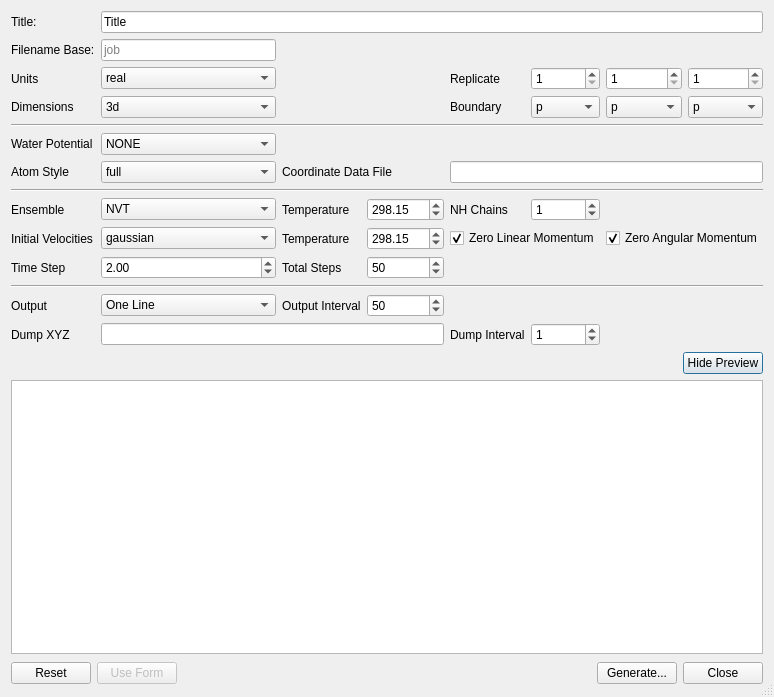
<?xml version="1.0" encoding="UTF-8"?>
<ui version="4.0">
 <class>LammpsInputDialog</class>
 <widget class="QDialog" name="LammpsInputDialog">
  <property name="geometry">
   <rect>
    <x>0</x>
    <y>0</y>
    <width>774</width>
    <height>697</height>
   </rect>
  </property>
  <property name="sizePolicy">
   <sizepolicy hsizetype="Expanding" vsizetype="Expanding">
    <horstretch>0</horstretch>
    <verstretch>0</verstretch>
   </sizepolicy>
  </property>
  <property name="windowTitle">
   <string>LAMMPS Input</string>
  </property>
  <property name="sizeGripEnabled">
   <bool>true</bool>
  </property>
  <layout class="QVBoxLayout" name="verticalLayout">
   <property name="sizeConstraint">
    <enum>QLayout::SetNoConstraint</enum>
   </property>
   <item>
    <layout class="QGridLayout" name="gridLayout">
     <property name="sizeConstraint">
      <enum>QLayout::SetDefaultConstraint</enum>
     </property>
     <item row="0" column="0">
      <widget class="QLabel" name="label_7">
       <property name="toolTip">
        <string>Input file comments</string>
       </property>
       <property name="text">
        <string>Title:</string>
       </property>
       <property name="buddy">
        <cstring>titleLine</cstring>
       </property>
      </widget>
     </item>
     <item row="0" column="1" colspan="7">
      <widget class="QLineEdit" name="titleLine">
       <property name="toolTip">
        <string>Input file comments</string>
       </property>
       <property name="text">
        <string>Title</string>
       </property>
      </widget>
     </item>
     <item row="1" column="0">
      <widget class="QLabel" name="label_12">
       <property name="text">
        <string>Filename Base:</string>
       </property>
      </widget>
     </item>
     <item row="1" column="1">
      <widget class="QLineEdit" name="baseNameEdit">
       <property name="text">
        <string/>
       </property>
       <property name="placeholderText">
        <string>job</string>
       </property>
      </widget>
     </item>
     <item row="2" column="0">
      <widget class="QLabel" name="label_units">
       <property name="toolTip">
        <string>Select the unit style to be used during the simulation.</string>
       </property>
       <property name="whatsThis">
        <string>&lt;!DOCTYPE HTML PUBLIC &quot;-//W3C//DTD HTML 4.0//EN&quot; &quot;http://www.w3.org/TR/REC-html40/strict.dtd&quot;&gt;
&lt;html&gt;&lt;head&gt;&lt;meta name=&quot;qrichtext&quot; content=&quot;1&quot; /&gt;&lt;style type=&quot;text/css&quot;&gt;
p, li { white-space: pre-wrap; }
&lt;/style&gt;&lt;/head&gt;&lt;body style=&quot; font-family:'Sans Serif'; font-size:10pt; font-weight:400; font-style:normal;&quot;&gt;
&lt;p style=&quot; margin-top:0px; margin-bottom:0px; margin-left:0px; margin-right:0px; -qt-block-indent:0; text-indent:0px;&quot;&gt;&lt;a href=&quot;http://lammps.sandia.gov/doc/units.html&quot;&gt;&lt;span style=&quot; text-decoration: underline; color:#0057ae;&quot;&gt;http://lammps.sandia.gov/doc/units.html&lt;/span&gt;&lt;/a&gt;&lt;/p&gt;&lt;/body&gt;&lt;/html&gt;</string>
       </property>
       <property name="text">
        <string>Units</string>
       </property>
       <property name="buddy">
        <cstring>unitsCombo</cstring>
       </property>
      </widget>
     </item>
     <item row="2" column="1">
      <widget class="QComboBox" name="unitsCombo">
       <property name="toolTip">
        <string>Select the unit style to be used during the simulation.</string>
       </property>
       <property name="whatsThis">
        <string>&lt;!DOCTYPE HTML PUBLIC &quot;-//W3C//DTD HTML 4.0//EN&quot; &quot;http://www.w3.org/TR/REC-html40/strict.dtd&quot;&gt;
&lt;html&gt;&lt;head&gt;&lt;meta name=&quot;qrichtext&quot; content=&quot;1&quot; /&gt;&lt;style type=&quot;text/css&quot;&gt;
p, li { white-space: pre-wrap; }
&lt;/style&gt;&lt;/head&gt;&lt;body style=&quot; font-family:'Sans Serif'; font-size:10pt; font-weight:400; font-style:normal;&quot;&gt;
&lt;p style=&quot; margin-top:0px; margin-bottom:0px; margin-left:0px; margin-right:0px; -qt-block-indent:0; text-indent:0px;&quot;&gt;&lt;a href=&quot;http://lammps.sandia.gov/doc/units.html&quot;&gt;&lt;span style=&quot; text-decoration: underline; color:#0057ae;&quot;&gt;http://lammps.sandia.gov/doc/units.html&lt;/span&gt;&lt;/a&gt;&lt;/p&gt;&lt;/body&gt;&lt;/html&gt;</string>
       </property>
       <property name="currentIndex">
        <number>1</number>
       </property>
       <item>
        <property name="text">
         <string>lj</string>
        </property>
       </item>
       <item>
        <property name="text">
         <string>real</string>
        </property>
       </item>
       <item>
        <property name="text">
         <string>metal</string>
        </property>
       </item>
       <item>
        <property name="text">
         <string>si</string>
        </property>
       </item>
       <item>
        <property name="text">
         <string>cgs</string>
        </property>
       </item>
       <item>
        <property name="text">
         <string>electron</string>
        </property>
       </item>
      </widget>
     </item>
     <item row="5" column="0">
      <widget class="QLabel" name="label_waterPotential">
       <property name="text">
        <string>Water Potential</string>
       </property>
      </widget>
     </item>
     <item row="5" column="1">
      <widget class="QComboBox" name="waterPotentialCombo">
       <item>
        <property name="text">
         <string>NONE</string>
        </property>
       </item>
       <item>
        <property name="text">
         <string>SPC</string>
        </property>
       </item>
       <item>
        <property name="text">
         <string>SPC/E</string>
        </property>
       </item>
      </widget>
     </item>
     <item row="4" column="0" colspan="8">
      <widget class="Line" name="line_2">
       <property name="orientation">
        <enum>Qt::Horizontal</enum>
       </property>
      </widget>
     </item>
     <item row="6" column="0">
      <widget class="QLabel" name="label_atomstyle">
       <property name="toolTip">
        <string>Select atom_style used by the data file.</string>
       </property>
       <property name="whatsThis">
        <string>&lt;!DOCTYPE HTML PUBLIC &quot;-//W3C//DTD HTML 4.0//EN&quot; &quot;http://www.w3.org/TR/REC-html40/strict.dtd&quot;&gt;
&lt;html&gt;&lt;head&gt;&lt;meta name=&quot;qrichtext&quot; content=&quot;1&quot; /&gt;&lt;style type=&quot;text/css&quot;&gt;
p, li { white-space: pre-wrap; }
&lt;/style&gt;&lt;/head&gt;&lt;body style=&quot; font-family:'Sans Serif'; font-size:10pt; font-weight:400; font-style:normal;&quot;&gt;
&lt;p style=&quot; margin-top:0px; margin-bottom:0px; margin-left:0px; margin-right:0px; -qt-block-indent:0; text-indent:0px;&quot;&gt;&lt;a href=&quot;http://lammps.sandia.gov/doc/atom_style.html&quot;&gt;&lt;span style=&quot; text-decoration: underline; color:#0057ae;&quot;&gt;http://lammps.sandia.gov/doc/atom_style.html&lt;/span&gt;&lt;/a&gt;&lt;/p&gt;&lt;/body&gt;&lt;/html&gt;</string>
       </property>
       <property name="text">
        <string>Atom Style</string>
       </property>
       <property name="buddy">
        <cstring>atomStyleCombo</cstring>
       </property>
      </widget>
     </item>
     <item row="6" column="1">
      <widget class="QComboBox" name="atomStyleCombo">
       <property name="toolTip">
        <string>Select atom_style used by the data file.</string>
       </property>
       <property name="whatsThis">
        <string>&lt;!DOCTYPE HTML PUBLIC &quot;-//W3C//DTD HTML 4.0//EN&quot; &quot;http://www.w3.org/TR/REC-html40/strict.dtd&quot;&gt;
&lt;html&gt;&lt;head&gt;&lt;meta name=&quot;qrichtext&quot; content=&quot;1&quot; /&gt;&lt;style type=&quot;text/css&quot;&gt;
p, li { white-space: pre-wrap; }
&lt;/style&gt;&lt;/head&gt;&lt;body style=&quot; font-family:'Sans Serif'; font-size:10pt; font-weight:400; font-style:normal;&quot;&gt;
&lt;p style=&quot; margin-top:0px; margin-bottom:0px; margin-left:0px; margin-right:0px; -qt-block-indent:0; text-indent:0px;&quot;&gt;&lt;a href=&quot;http://lammps.sandia.gov/doc/atom_style.html&quot;&gt;&lt;span style=&quot; text-decoration: underline; color:#0057ae;&quot;&gt;http://lammps.sandia.gov/doc/atom_style.html&lt;/span&gt;&lt;/a&gt;&lt;/p&gt;&lt;/body&gt;&lt;/html&gt;</string>
       </property>
       <property name="currentIndex">
        <number>7</number>
       </property>
       <item>
        <property name="text">
         <string>angle</string>
        </property>
       </item>
       <item>
        <property name="text">
         <string>atomic</string>
        </property>
       </item>
       <item>
        <property name="text">
         <string>bond</string>
        </property>
       </item>
       <item>
        <property name="text">
         <string>charge</string>
        </property>
       </item>
       <item>
        <property name="text">
         <string>dipole</string>
        </property>
       </item>
       <item>
        <property name="text">
         <string>electron</string>
        </property>
       </item>
       <item>
        <property name="text">
         <string>ellipsoid</string>
        </property>
       </item>
       <item>
        <property name="text">
         <string>full</string>
        </property>
       </item>
       <item>
        <property name="text">
         <string>line</string>
        </property>
       </item>
       <item>
        <property name="text">
         <string>meso</string>
        </property>
       </item>
       <item>
        <property name="text">
         <string>molecular</string>
        </property>
       </item>
       <item>
        <property name="text">
         <string>peri</string>
        </property>
       </item>
       <item>
        <property name="text">
         <string>sphere</string>
        </property>
       </item>
       <item>
        <property name="text">
         <string>tri</string>
        </property>
       </item>
       <item>
        <property name="text">
         <string>wavepacket</string>
        </property>
       </item>
      </widget>
     </item>
     <item row="6" column="2" colspan="2">
      <widget class="QLabel" name="label_readdata">
       <property name="toolTip">
        <string>Specify the name to be used for the coordinate file.</string>
       </property>
       <property name="text">
        <string>Coordinate Data File</string>
       </property>
      </widget>
     </item>
     <item row="6" column="4" colspan="4">
      <widget class="QLineEdit" name="readDataLine">
       <property name="toolTip">
        <string>Specify the name to be used for the coordinate file.</string>
       </property>
      </widget>
     </item>
     <item row="8" column="0">
      <widget class="QLabel" name="label_therm">
       <property name="text">
        <string>Ensemble</string>
       </property>
      </widget>
     </item>
     <item row="8" column="1">
      <widget class="QComboBox" name="ensembleCombo">
       <item>
        <property name="text">
         <string>NVT</string>
        </property>
       </item>
       <item>
        <property name="text">
         <string>NVE</string>
        </property>
       </item>
      </widget>
     </item>
     <item row="8" column="2">
      <widget class="QLabel" name="label_temp">
       <property name="text">
        <string>Temperature</string>
       </property>
      </widget>
     </item>
     <item row="8" column="3">
      <widget class="QDoubleSpinBox" name="tempSpin">
       <property name="decimals">
        <number>2</number>
       </property>
       <property name="maximum">
        <double>20000.000000000000000</double>
       </property>
       <property name="value">
        <double>298.149999999999977</double>
       </property>
      </widget>
     </item>
     <item row="8" column="4">
      <widget class="QLabel" name="label">
       <property name="toolTip">
        <string>Select the number of Nosé-Hoover chains in the NVT ensemble.</string>
       </property>
       <property name="text">
        <string>NH Chains</string>
       </property>
      </widget>
     </item>
     <item row="8" column="5">
      <widget class="QSpinBox" name="nhChainSpin">
       <property name="toolTip">
        <string>Select the number of Nosé-Hoover chains in the NVT ensemble.</string>
       </property>
       <property name="minimum">
        <number>0</number>
       </property>
       <property name="value">
        <number>1</number>
       </property>
      </widget>
     </item>
     <item row="5" column="2" colspan="6">
      <spacer name="horizontalSpacer_3">
       <property name="orientation">
        <enum>Qt::Horizontal</enum>
       </property>
       <property name="sizeHint" stdset="0">
        <size>
         <width>40</width>
         <height>20</height>
        </size>
       </property>
      </spacer>
     </item>
     <item row="7" column="0" colspan="8">
      <widget class="Line" name="line_3">
       <property name="lineWidth">
        <number>1</number>
       </property>
       <property name="orientation">
        <enum>Qt::Horizontal</enum>
       </property>
      </widget>
     </item>
     <item row="10" column="0">
      <widget class="QLabel" name="label_2">
       <property name="toolTip">
        <string>Time step for the simulation in units according to &quot;Units&quot; specification.</string>
       </property>
       <property name="text">
        <string>Time Step</string>
       </property>
      </widget>
     </item>
     <item row="10" column="1">
      <widget class="QDoubleSpinBox" name="stepSpin">
       <property name="toolTip">
        <string>Time step for the simulation in units according to &quot;Units&quot; specification.</string>
       </property>
       <property name="singleStep">
        <double>0.500000000000000</double>
       </property>
       <property name="value">
        <double>2.000000000000000</double>
       </property>
      </widget>
     </item>
     <item row="13" column="0">
      <widget class="QLabel" name="label_4">
       <property name="toolTip">
        <string>Filename of the XYZ file to write during the simulation.</string>
       </property>
       <property name="text">
        <string>Dump XYZ</string>
       </property>
      </widget>
     </item>
     <item row="11" column="0" colspan="8">
      <widget class="Line" name="line_4">
       <property name="orientation">
        <enum>Qt::Horizontal</enum>
       </property>
      </widget>
     </item>
     <item row="3" column="0">
      <widget class="QLabel" name="label_dimension">
       <property name="toolTip">
        <string>Number of dimensions in the system.</string>
       </property>
       <property name="text">
        <string>Dimensions</string>
       </property>
       <property name="buddy">
        <cstring>dimensionCombo</cstring>
       </property>
      </widget>
     </item>
     <item row="3" column="7">
      <widget class="QComboBox" name="zBoundaryCombo">
       <property name="toolTip">
        <string>Change Z boundary style.</string>
       </property>
       <property name="currentIndex">
        <number>0</number>
       </property>
       <item>
        <property name="text">
         <string>p</string>
        </property>
       </item>
       <item>
        <property name="text">
         <string>s</string>
        </property>
       </item>
       <item>
        <property name="text">
         <string>f</string>
        </property>
       </item>
       <item>
        <property name="text">
         <string>m</string>
        </property>
       </item>
       <item>
        <property name="text">
         <string>fs</string>
        </property>
       </item>
       <item>
        <property name="text">
         <string>fm</string>
        </property>
       </item>
      </widget>
     </item>
     <item row="3" column="6">
      <widget class="QComboBox" name="yBoundaryCombo">
       <property name="toolTip">
        <string>Change Y boundary style.</string>
       </property>
       <property name="currentIndex">
        <number>0</number>
       </property>
       <item>
        <property name="text">
         <string>p</string>
        </property>
       </item>
       <item>
        <property name="text">
         <string>s</string>
        </property>
       </item>
       <item>
        <property name="text">
         <string>f</string>
        </property>
       </item>
       <item>
        <property name="text">
         <string>m</string>
        </property>
       </item>
       <item>
        <property name="text">
         <string>fs</string>
        </property>
       </item>
       <item>
        <property name="text">
         <string>fm</string>
        </property>
       </item>
      </widget>
     </item>
     <item row="3" column="5">
      <widget class="QComboBox" name="xBoundaryCombo">
       <property name="toolTip">
        <string>Change X boundary style.</string>
       </property>
       <property name="currentIndex">
        <number>0</number>
       </property>
       <item>
        <property name="text">
         <string>p</string>
        </property>
       </item>
       <item>
        <property name="text">
         <string>s</string>
        </property>
       </item>
       <item>
        <property name="text">
         <string>f</string>
        </property>
       </item>
       <item>
        <property name="text">
         <string>m</string>
        </property>
       </item>
       <item>
        <property name="text">
         <string>fs</string>
        </property>
       </item>
       <item>
        <property name="text">
         <string>fm</string>
        </property>
       </item>
      </widget>
     </item>
     <item row="3" column="4">
      <widget class="QLabel" name="label_boundary">
       <property name="toolTip">
        <string>Select bondary Styles in X, Y and Z directions.</string>
       </property>
       <property name="text">
        <string>Boundary</string>
       </property>
      </widget>
     </item>
     <item row="3" column="2" colspan="2">
      <spacer name="horizontalSpacer_4">
       <property name="orientation">
        <enum>Qt::Horizontal</enum>
       </property>
       <property name="sizeHint" stdset="0">
        <size>
         <width>40</width>
         <height>20</height>
        </size>
       </property>
      </spacer>
     </item>
     <item row="2" column="4">
      <widget class="QLabel" name="label_5">
       <property name="toolTip">
        <string>Number of replicants in X, Y and Z directions.</string>
       </property>
       <property name="text">
        <string>Replicate</string>
       </property>
      </widget>
     </item>
     <item row="2" column="2" colspan="2">
      <spacer name="horizontalSpacer_5">
       <property name="orientation">
        <enum>Qt::Horizontal</enum>
       </property>
       <property name="sizeHint" stdset="0">
        <size>
         <width>40</width>
         <height>20</height>
        </size>
       </property>
      </spacer>
     </item>
     <item row="2" column="5">
      <widget class="QSpinBox" name="xReplicateSpin">
       <property name="toolTip">
        <string>Replicate the X direction.</string>
       </property>
       <property name="minimum">
        <number>1</number>
       </property>
      </widget>
     </item>
     <item row="2" column="6">
      <widget class="QSpinBox" name="yReplicateSpin">
       <property name="toolTip">
        <string>Replicate the Y direction.</string>
       </property>
       <property name="minimum">
        <number>1</number>
       </property>
      </widget>
     </item>
     <item row="2" column="7">
      <widget class="QSpinBox" name="zReplicateSpin">
       <property name="toolTip">
        <string>Replicate the Z direction.</string>
       </property>
       <property name="minimum">
        <number>1</number>
       </property>
      </widget>
     </item>
     <item row="13" column="1" colspan="3">
      <widget class="QLineEdit" name="dumpXYZEdit">
       <property name="toolTip">
        <string>Filename of the XYZ file to write during the simulation.</string>
       </property>
      </widget>
     </item>
     <item row="10" column="2">
      <widget class="QLabel" name="label_3">
       <property name="toolTip">
        <string>Total number of timesteps to run the simulation.</string>
       </property>
       <property name="text">
        <string>Total Steps</string>
       </property>
      </widget>
     </item>
     <item row="10" column="3">
      <widget class="QSpinBox" name="runSpin">
       <property name="toolTip">
        <string>Total number of timesteps to run the simulation.</string>
       </property>
       <property name="maximum">
        <number>1000000000</number>
       </property>
       <property name="value">
        <number>50</number>
       </property>
      </widget>
     </item>
     <item row="10" column="4" colspan="4">
      <spacer name="horizontalSpacer_6">
       <property name="orientation">
        <enum>Qt::Horizontal</enum>
       </property>
       <property name="sizeHint" stdset="0">
        <size>
         <width>40</width>
         <height>20</height>
        </size>
       </property>
      </spacer>
     </item>
     <item row="13" column="4">
      <widget class="QLabel" name="label_6">
       <property name="text">
        <string>Dump Interval</string>
       </property>
      </widget>
     </item>
     <item row="13" column="5">
      <widget class="QSpinBox" name="dumpStepSpin">
       <property name="maximum">
        <number>10000</number>
       </property>
       <property name="value">
        <number>1</number>
       </property>
      </widget>
     </item>
     <item row="13" column="6" colspan="2">
      <spacer name="horizontalSpacer_7">
       <property name="orientation">
        <enum>Qt::Horizontal</enum>
       </property>
       <property name="sizeHint" stdset="0">
        <size>
         <width>40</width>
         <height>20</height>
        </size>
       </property>
      </spacer>
     </item>
     <item row="9" column="0">
      <widget class="QLabel" name="label_8">
       <property name="toolTip">
        <string>Set the initial atom velocities for the simulation.</string>
       </property>
       <property name="text">
        <string>Initial Velocities</string>
       </property>
      </widget>
     </item>
     <item row="9" column="1">
      <widget class="QComboBox" name="velocityDistCombo">
       <property name="toolTip">
        <string>Select the distribution of initial atom velocities.</string>
       </property>
       <item>
        <property name="text">
         <string>gaussian</string>
        </property>
       </item>
       <item>
        <property name="text">
         <string>uniform</string>
        </property>
       </item>
      </widget>
     </item>
     <item row="9" column="2">
      <widget class="QLabel" name="label_9">
       <property name="toolTip">
        <string>Set the initial atom velocities to match this temperature.</string>
       </property>
       <property name="text">
        <string>Temperature</string>
       </property>
      </widget>
     </item>
     <item row="9" column="3">
      <widget class="QDoubleSpinBox" name="velocityTempSpin">
       <property name="toolTip">
        <string>Set the initial atom velocities to match this temperature.</string>
       </property>
       <property name="maximum">
        <double>20000.000000000000000</double>
       </property>
       <property name="singleStep">
        <double>0.500000000000000</double>
       </property>
       <property name="value">
        <double>298.149999999999977</double>
       </property>
      </widget>
     </item>
     <item row="9" column="4" colspan="2">
      <widget class="QCheckBox" name="zeroMOMCheck">
       <property name="toolTip">
        <string>Remove system linear momentum from initial velocities.</string>
       </property>
       <property name="text">
        <string>Zero Linear Momentum</string>
       </property>
       <property name="checked">
        <bool>true</bool>
       </property>
      </widget>
     </item>
     <item row="9" column="6" colspan="2">
      <widget class="QCheckBox" name="zeroLCheck">
       <property name="toolTip">
        <string>Remove system angular momentum from initial velocities.</string>
       </property>
       <property name="text">
        <string>Zero Angular Momentum</string>
       </property>
       <property name="checked">
        <bool>true</bool>
       </property>
      </widget>
     </item>
     <item row="8" column="6" colspan="2">
      <spacer name="horizontalSpacer_8">
       <property name="orientation">
        <enum>Qt::Horizontal</enum>
       </property>
       <property name="sizeHint" stdset="0">
        <size>
         <width>40</width>
         <height>20</height>
        </size>
       </property>
      </spacer>
     </item>
     <item row="12" column="0">
      <widget class="QLabel" name="label_10">
       <property name="toolTip">
        <string>Control the thermodynamic output during the simulation.</string>
       </property>
       <property name="text">
        <string>Output</string>
       </property>
      </widget>
     </item>
     <item row="12" column="2">
      <widget class="QLabel" name="label_11">
       <property name="text">
        <string>Output Interval</string>
       </property>
      </widget>
     </item>
     <item row="12" column="3">
      <widget class="QSpinBox" name="thermoSpin">
       <property name="maximum">
        <number>10000</number>
       </property>
       <property name="value">
        <number>50</number>
       </property>
      </widget>
     </item>
     <item row="12" column="4" colspan="4">
      <spacer name="horizontalSpacer_9">
       <property name="orientation">
        <enum>Qt::Horizontal</enum>
       </property>
       <property name="sizeHint" stdset="0">
        <size>
         <width>40</width>
         <height>20</height>
        </size>
       </property>
      </spacer>
     </item>
     <item row="3" column="1">
      <widget class="QComboBox" name="dimensionCombo">
       <property name="toolTip">
        <string>Number of dimensions in the system.</string>
       </property>
       <property name="currentIndex">
        <number>1</number>
       </property>
       <item>
        <property name="text">
         <string>2d</string>
        </property>
       </item>
       <item>
        <property name="text">
         <string>3d</string>
        </property>
       </item>
      </widget>
     </item>
     <item row="12" column="1">
      <widget class="QComboBox" name="thermoStyleCombo">
       <property name="toolTip">
        <string>Thermodynamic output style.</string>
       </property>
       <item>
        <property name="text">
         <string>One Line</string>
        </property>
       </item>
       <item>
        <property name="text">
         <string>Multi Line</string>
        </property>
       </item>
      </widget>
     </item>
    </layout>
   </item>
   <item>
    <layout class="QHBoxLayout" name="horizontalLayout_10">
     <item>
      <spacer name="horizontalSpacer_2">
       <property name="orientation">
        <enum>Qt::Horizontal</enum>
       </property>
       <property name="sizeHint" stdset="0">
        <size>
         <width>40</width>
         <height>20</height>
        </size>
       </property>
      </spacer>
     </item>
     <item>
      <widget class="QPushButton" name="moreButton">
       <property name="sizePolicy">
        <sizepolicy hsizetype="Fixed" vsizetype="Fixed">
         <horstretch>0</horstretch>
         <verstretch>0</verstretch>
        </sizepolicy>
       </property>
       <property name="text">
        <string>Hide Preview</string>
       </property>
      </widget>
     </item>
    </layout>
   </item>
   <item>
    <widget class="QTextEdit" name="previewText">
     <property name="enabled">
      <bool>true</bool>
     </property>
     <property name="font">
      <font>
       <family>Monospace</family>
       <pointsize>12</pointsize>
      </font>
     </property>
     <property name="readOnly">
      <bool>false</bool>
     </property>
     <property name="html">
      <string>&lt;!DOCTYPE HTML PUBLIC &quot;-//W3C//DTD HTML 4.0//EN&quot; &quot;http://www.w3.org/TR/REC-html40/strict.dtd&quot;&gt;
&lt;html&gt;&lt;head&gt;&lt;meta name=&quot;qrichtext&quot; content=&quot;1&quot; /&gt;&lt;style type=&quot;text/css&quot;&gt;
p, li { white-space: pre-wrap; }
&lt;/style&gt;&lt;/head&gt;&lt;body style=&quot; font-family:'Monospace'; font-size:12pt; font-weight:400; font-style:normal;&quot;&gt;
&lt;p style=&quot;-qt-paragraph-type:empty; margin-top:0px; margin-bottom:0px; margin-left:0px; margin-right:0px; -qt-block-indent:0; text-indent:0px; font-family:'Courier New,courier'; font-size:10pt;&quot;&gt;&lt;/p&gt;&lt;/body&gt;&lt;/html&gt;</string>
     </property>
     <property name="acceptRichText">
      <bool>false</bool>
     </property>
    </widget>
   </item>
   <item>
    <layout class="QHBoxLayout" name="horizontalLayout_3">
     <property name="sizeConstraint">
      <enum>QLayout::SetFixedSize</enum>
     </property>
     <item>
      <widget class="QPushButton" name="resetButton">
       <property name="text">
        <string>Reset</string>
       </property>
      </widget>
     </item>
     <item>
      <widget class="QPushButton" name="enableFormButton">
       <property name="enabled">
        <bool>false</bool>
       </property>
       <property name="text">
        <string>Use Form</string>
       </property>
      </widget>
     </item>
     <item>
      <spacer name="horizontalSpacer">
       <property name="orientation">
        <enum>Qt::Horizontal</enum>
       </property>
       <property name="sizeHint" stdset="0">
        <size>
         <width>48</width>
         <height>26</height>
        </size>
       </property>
      </spacer>
     </item>
     <item>
      <widget class="QPushButton" name="generateButton">
       <property name="text">
        <string>Generate...</string>
       </property>
      </widget>
     </item>
     <item>
      <widget class="QPushButton" name="closeButton">
       <property name="text">
        <string>Close</string>
       </property>
      </widget>
     </item>
    </layout>
   </item>
  </layout>
 </widget>
 <tabstops>
  <tabstop>titleLine</tabstop>
  <tabstop>moreButton</tabstop>
  <tabstop>previewText</tabstop>
  <tabstop>generateButton</tabstop>
  <tabstop>closeButton</tabstop>
  <tabstop>resetButton</tabstop>
  <tabstop>enableFormButton</tabstop>
 </tabstops>
 <resources/>
 <connections>
  <connection>
   <sender>closeButton</sender>
   <signal>clicked()</signal>
   <receiver>LammpsInputDialog</receiver>
   <slot>close()</slot>
   <hints>
    <hint type="sourcelabel">
     <x>451</x>
     <y>411</y>
    </hint>
    <hint type="destinationlabel">
     <x>258</x>
     <y>243</y>
    </hint>
   </hints>
  </connection>
 </connections>
</ui>
